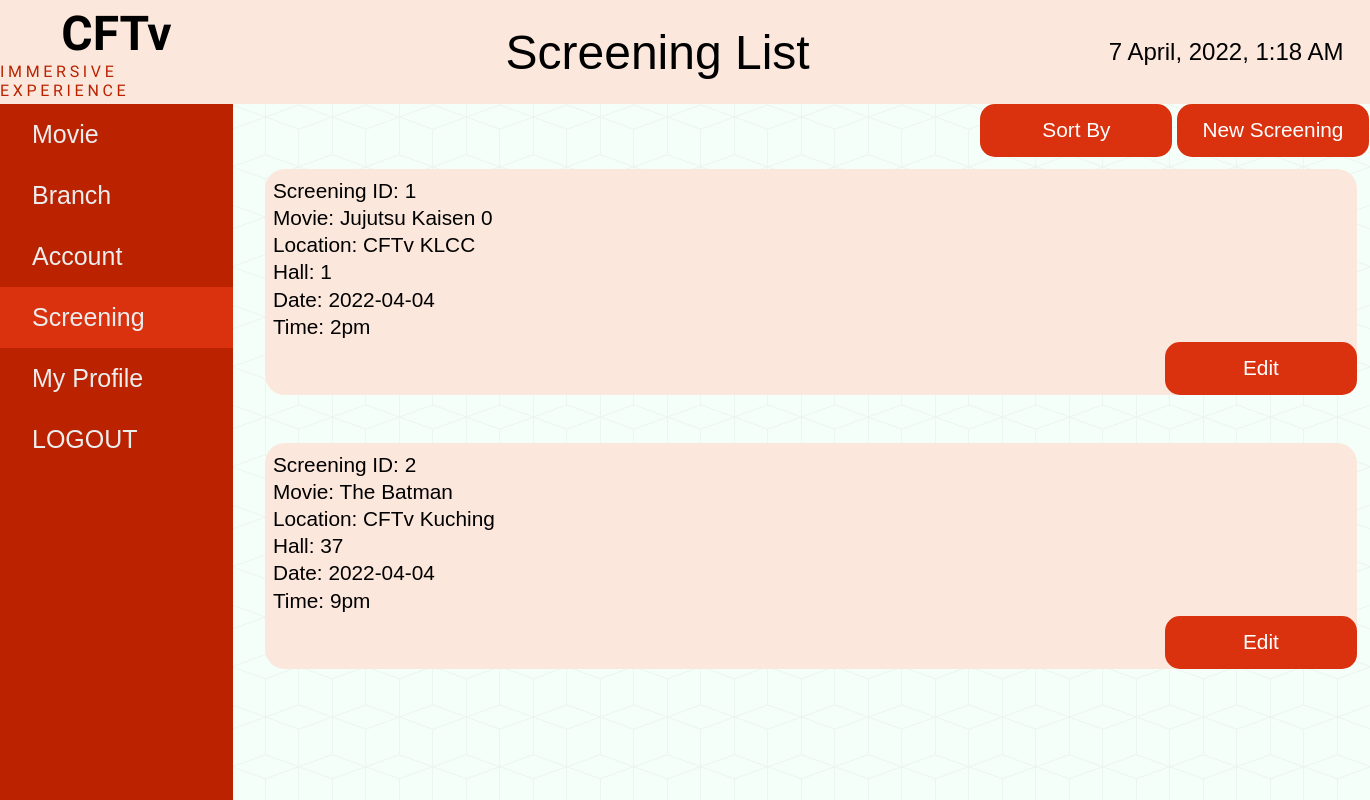
/screenList.php (signed in), run on an earlier commit of the app's database.
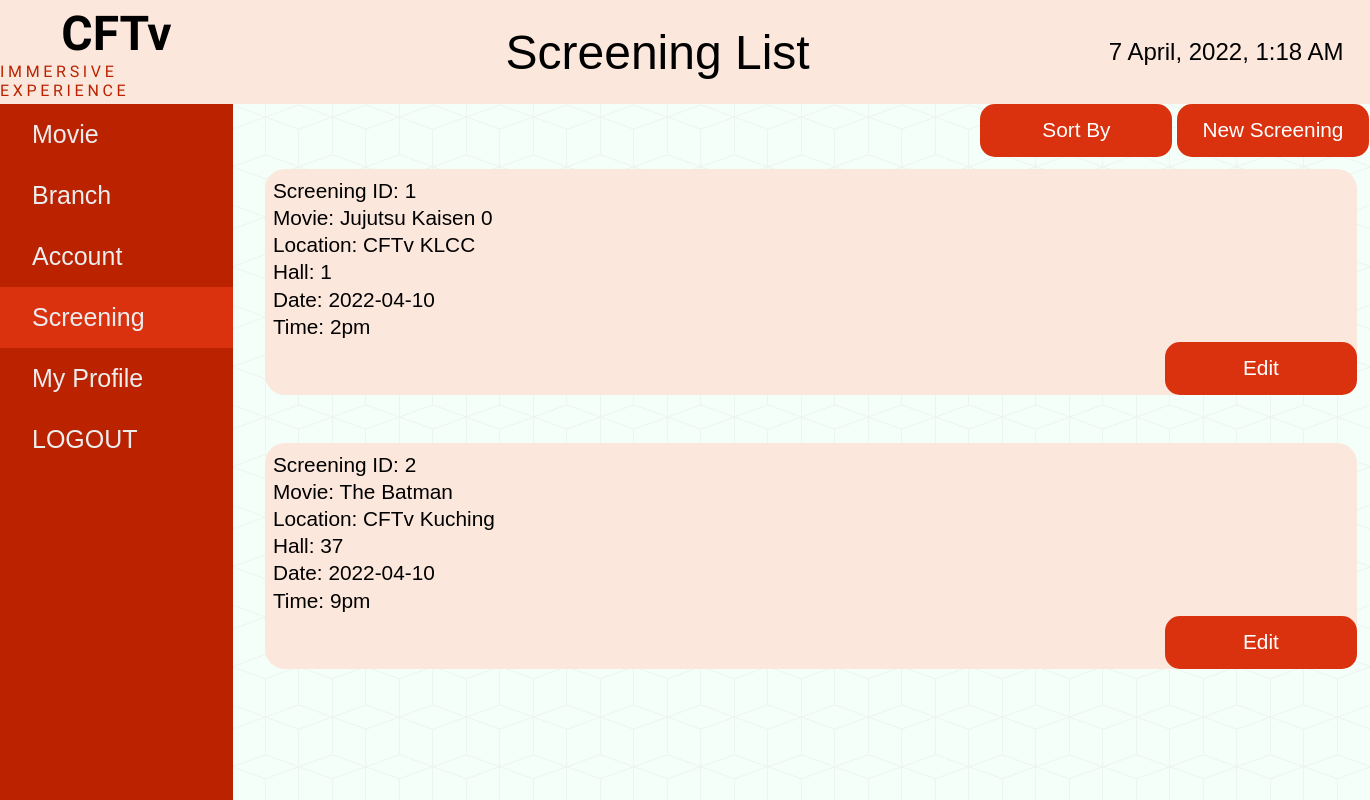
And on a later commit of the database.
### tables this page shows
CREATE TABLE `screening` (
  `screening_id` int(11) NOT NULL,
  `screen_id` varchar(11) NOT NULL,
  `movie_id` int(11) NOT NULL,
  `branch_id` int(11) NOT NULL,
  `hall_id` int(11) NOT NULL,
  `screening_date` date NOT NULL,
  `screening_time` varchar(6) NOT NULL
);

CREATE TABLE `movie` (
  `movie_id` int(11) NOT NULL,
  `movie_poster` varchar(300) NOT NULL,
  `movie_name` varchar(300) NOT NULL,
  `movie_duration` varchar(20) NOT NULL,
  `movie_date` date NOT NULL,
  `movie_rating` int(11) NOT NULL,
  `movie_trailer` varchar(300) NOT NULL,
  `movie_desc` varchar(3000) NOT NULL,
  `movie_case` varchar(30) NOT NULL
);

CREATE TABLE `branch` (
  `br_id` int(11) NOT NULL,
  `branch_id` varchar(30) NOT NULL,
  `branch_name` varchar(300) NOT NULL,
  `branch_address` varchar(300) NOT NULL,
  `branch_image` varchar(300) DEFAULT NULL,
  `no_of_halls` int(11) NOT NULL,
  `hall_id` int(11) NOT NULL,
  `screening_id` int(11) DEFAULT NULL
);

### screenList.php (the view, shortened to what this page needs)
<?php
require_once 'config.php';
$fetch_screening = mysqli_query($connect, "select * from screening");
?>
<!DOCTYPE html>
<html lang="en">
	<head>
		<link rel="stylesheet" href="./styles/style.css" />
	</head>
	<body>
		<div class="navbar">
			<div class="logo">
				<h1>CFTv</h1>
				<p>IMMERSIVE EXPERIENCE</p>
			</div>
			<div class="heading">
				<h1>Screening List</h1>
			</div>
			<div class="date">
				<h2><?php echo date("j F, Y, g:i A") ?></h2>
			</div>
		</div>
		<div class="draw-body">
			<div class="drawer">
				<li><a href="./movieList.php">Movie</a></li>
				<li><a href="./branchList.php">Branch</a></li>
				<li><a href="./account-list.php">Account</a></li>
				<li class="active"><a href="./screenList.php">Screening</a></li>
				<li><a href="./profile.php">My Profile</a></li>
				<li><a href="branchList.php?logout" title="Log Out">LOGOUT</a></li>
			</div>
			<div class="content">
				<div class="button-b">
					<form method="post" action="#" style="display: inline;">
						<button type="submit" name="sort_screening">Sort By</button>
					</form>
					<button><a href="addScreen.php">New Screening</a></button>
				</div>
				<div class="main">
					 <?php
              while($screening = mysqli_fetch_assoc($fetch_screening)){
                $movie_det = mysqli_query($connect, "select * from movie where movie_id = '".$screening['movie_id']."' ");
                $movie = mysqli_fetch_assoc($movie_det);
                 $branch_det = mysqli_query($connect, "select * from branch where br_id = '".$screening['branch_id']."' ");
                $branch = mysqli_fetch_assoc($branch_det);
             ?>
					<div class="box-account">
						<div class="left">
							<li>Screening ID: <?php echo $screening['screen_id']; ?></li>
							<li>Movie: <?php echo $movie['movie_name']; ?></li>
							<li>Location: <?php echo $branch['branch_name']; ?></li>
							<li>Hall: <?php echo $screening['hall_id']; ?></li>
							<li>Date: <?php echo $screening['screening_date']; ?></li>
							<li>Time: <?php echo $screening['screening_time']; ?></li>
						</div>
						<button class="br_ed_btn"><a href="screenEdit.php?id=<?php echo $screening['screening_id']; ?>">Edit</a></button>
					</div>
					<br>
			<?php
		} ?>
				</div>
			</div>
		</div>
	</body>
</html>

### styles/style.css (style rules this page uses)
* { margin: 0; padding: 0; box-sizing: border-box; }
body { min-height: 100vh; font-family: 'Gill Sans', 'Gill Sans MT', Calibri, 'Trebuchet MS', sans-serif; }
.navbar { height: 13vh; display: grid; grid-template-columns: 17% auto 21%; background-color: #fce7dc; }
.navbar .logo, .heading, .date { display: flex; flex-direction: column; min-width: 100%; min-height: 100%; align-items: center; justify-content: center; }
.navbar .logo h1 { font-family: "Rajdhani"; font-size: 3rem; }
.navbar .logo p { font-family: "Rajdhani"; letter-spacing: 0.23rem; color: #ba2200; }
.navbar .heading h1 { font-size: 3rem; font-weight: 500; }
.navbar .date h2 { font-weight: 500; }
.draw-body { min-height: 87vh; display: grid; grid-template-columns: 17% auto; }
.draw-body .drawer { background-color: #ba2200; min-width: 100%; display: flex; flex-direction: column; font-size: 25px; }
.draw-body .drawer li { padding: 1rem 0; list-style: none; cursor: pointer; }
.draw-body .drawer .active { background-color: #da310f; }
.draw-body .drawer li a { padding-left: 2rem; text-decoration: none; color: #ededed; }
.draw-body .content { background-color: #f5fffa; background-image: url('../images/cubes.png'); display: grid; grid-template-rows: 12% auto; }
.draw-body .content button { height: 3.3rem; width: 12rem; border-radius: 15px; font-size: 1.3rem; background-color: #da310f; color: #fff; font-weight: 500; border: none; cursor: pointer; }
.content .main .box-account { background-color: #fce7dc; border-radius: 20px; margin: 0 2rem auto 2rem; padding: 2rem; width: auto; display: grid; grid-template-columns: 20% 60% auto; }
.content .main .box-account li { list-style: none; font-size: 1.3rem; margin-bottom: 0.1rem; padding-bottom: 0.1rem; padding-left: 0.5rem; }

### screenList.php (style rules this page uses)
a { text-decoration: none; color: white; }
.content .main .box-account { padding: 0px !important; margin-top: 30px !important; display: flow-root; }
button.br_ed_btn { margin-left: 900px; }
.left { padding-top: 10px; }
.button-b { float: right; text-align: right; margin: 0px 20px 0px 0px }
.draw-body .content { grid-template-rows: 5% auto; }

What changed in the data, as far as the page shows it:
changed screening "2pm": screening_date "2022-04-04" → "2022-04-10"
changed screening "9pm": screening_date "2022-04-04" → "2022-04-10"
